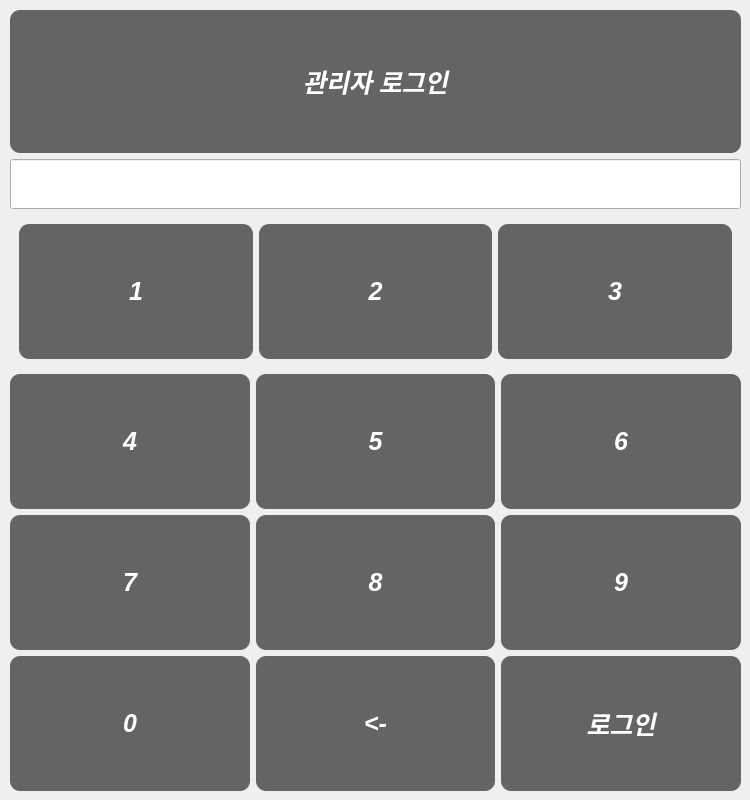
<?xml version="1.0" encoding="UTF-8"?>
<ui version="4.0">
 <class>Admin</class>
 <widget class="QDialog" name="Admin">
  <property name="geometry">
   <rect>
    <x>0</x>
    <y>0</y>
    <width>750</width>
    <height>800</height>
   </rect>
  </property>
  <property name="windowTitle">
   <string>Dialog</string>
  </property>
  <property name="styleSheet">
   <string notr="true">QPushButton
{
	border-radius: 10px;
	padding: 2px; 
	background-color: rgb(100,100,100);
	font: bold italic 25px;
	color: white;
}

QLabel
{
  border-radius: 10px;
	padding: 2px; 
	background-color: rgb(100,100,100);
	font: bold italic 25px;
	color: white;
}

</string>
  </property>
  <widget class="QWidget" name="verticalWidget" native="true">
   <property name="geometry">
    <rect>
     <x>10</x>
     <y>10</y>
     <width>731</width>
     <height>781</height>
    </rect>
   </property>
   <property name="styleSheet">
    <string notr="true"/>
   </property>
   <layout class="QVBoxLayout" name="verticalLayout">
    <item>
     <widget class="QLabel" name="label">
      <property name="text">
       <string>관리자 로그인</string>
      </property>
      <property name="alignment">
       <set>Qt::AlignCenter</set>
      </property>
     </widget>
    </item>
    <item>
     <widget class="QLineEdit" name="lineEdit">
      <property name="sizePolicy">
       <sizepolicy hsizetype="Preferred" vsizetype="Fixed">
        <horstretch>0</horstretch>
        <verstretch>0</verstretch>
       </sizepolicy>
      </property>
      <property name="minimumSize">
       <size>
        <width>400</width>
        <height>50</height>
       </size>
      </property>
      <property name="frame">
       <bool>true</bool>
      </property>
      <property name="alignment">
       <set>Qt::AlignCenter</set>
      </property>
     </widget>
    </item>
    <item>
     <widget class="QWidget" name="" native="true">
      <property name="styleSheet">
       <string notr="true"/>
      </property>
      <layout class="QHBoxLayout" name="horizontalLayout">
       <item>
        <widget class="QPushButton" name="pushButton_2">
         <property name="minimumSize">
          <size>
           <width>0</width>
           <height>135</height>
          </size>
         </property>
         <property name="styleSheet">
          <string notr="true">#pushButton_2
{
	border-radius: 10px;
	padding: 2px; 
	background-color: rgb(100,100,100);
	font: bold italic 25px;
	color: white;
	
}
#pushButton:pressed
{
	border-radius: 10px;
	padding: 2px;
	background-image: url(:images/dog.png);
	font: bold italic 10px;
	color: black;
}</string>
         </property>
         <property name="text">
          <string>1</string>
         </property>
        </widget>
       </item>
       <item>
        <widget class="QPushButton" name="pushButton_3">
         <property name="minimumSize">
          <size>
           <width>0</width>
           <height>135</height>
          </size>
         </property>
         <property name="text">
          <string>2</string>
         </property>
        </widget>
       </item>
       <item>
        <widget class="QPushButton" name="pushButton_4">
         <property name="minimumSize">
          <size>
           <width>0</width>
           <height>135</height>
          </size>
         </property>
         <property name="text">
          <string>3</string>
         </property>
        </widget>
       </item>
      </layout>
     </widget>
    </item>
    <item>
     <layout class="QHBoxLayout" name="horizontalLayout_2">
      <item>
       <widget class="QPushButton" name="pushButton_5">
        <property name="minimumSize">
         <size>
          <width>0</width>
          <height>135</height>
         </size>
        </property>
        <property name="text">
         <string>4</string>
        </property>
       </widget>
      </item>
      <item>
       <widget class="QPushButton" name="pushButton_6">
        <property name="minimumSize">
         <size>
          <width>0</width>
          <height>135</height>
         </size>
        </property>
        <property name="text">
         <string>5</string>
        </property>
       </widget>
      </item>
      <item>
       <widget class="QPushButton" name="pushButton_7">
        <property name="minimumSize">
         <size>
          <width>0</width>
          <height>135</height>
         </size>
        </property>
        <property name="text">
         <string>6</string>
        </property>
       </widget>
      </item>
     </layout>
    </item>
    <item>
     <layout class="QHBoxLayout" name="horizontalLayout_3">
      <item>
       <widget class="QPushButton" name="pushButton_8">
        <property name="minimumSize">
         <size>
          <width>0</width>
          <height>135</height>
         </size>
        </property>
        <property name="text">
         <string>7</string>
        </property>
       </widget>
      </item>
      <item>
       <widget class="QPushButton" name="pushButton_9">
        <property name="minimumSize">
         <size>
          <width>0</width>
          <height>135</height>
         </size>
        </property>
        <property name="text">
         <string>8</string>
        </property>
       </widget>
      </item>
      <item>
       <widget class="QPushButton" name="pushButton_10">
        <property name="minimumSize">
         <size>
          <width>0</width>
          <height>135</height>
         </size>
        </property>
        <property name="text">
         <string>9</string>
        </property>
       </widget>
      </item>
     </layout>
    </item>
    <item>
     <layout class="QHBoxLayout" name="horizontalLayout_4">
      <item>
       <widget class="QPushButton" name="pushButton_11">
        <property name="minimumSize">
         <size>
          <width>0</width>
          <height>135</height>
         </size>
        </property>
        <property name="text">
         <string>0</string>
        </property>
       </widget>
      </item>
      <item>
       <widget class="QPushButton" name="pushButton_12">
        <property name="minimumSize">
         <size>
          <width>0</width>
          <height>135</height>
         </size>
        </property>
        <property name="text">
         <string>&lt;-</string>
        </property>
       </widget>
      </item>
      <item>
       <widget class="QPushButton" name="pushButton_13">
        <property name="minimumSize">
         <size>
          <width>0</width>
          <height>135</height>
         </size>
        </property>
        <property name="text">
         <string>로그인</string>
        </property>
       </widget>
      </item>
     </layout>
    </item>
   </layout>
  </widget>
 </widget>
 <resources/>
 <connections/>
</ui>
